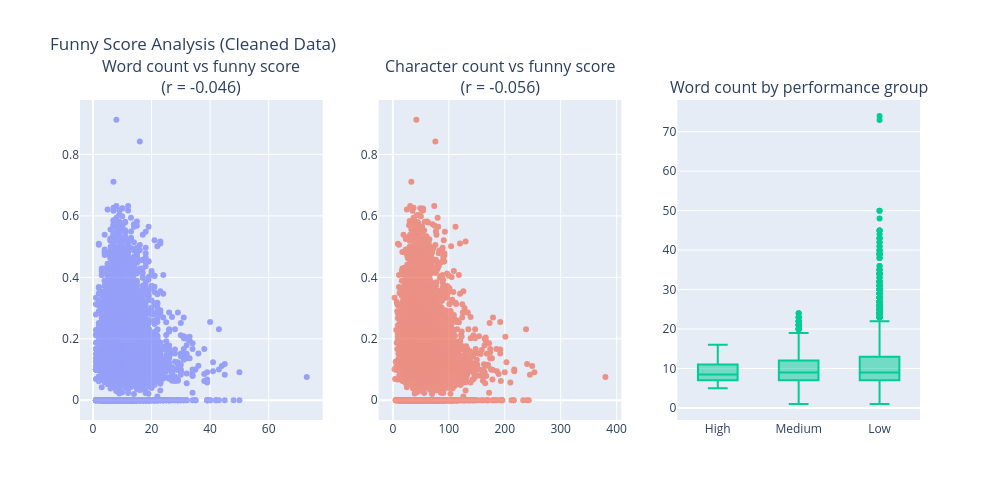

Notebook cell for this chart:
### Code cell
# Create 1 row × 3 column subplot figure
fig = make_subplots(
    rows=1,
    cols=3,
    subplot_titles=(
        f"Word count vs funny score<br>(r = {corr_word_score:.3f})",
        f"Character count vs funny score<br>(r = {corr_char_score:.3f})",
        "Word count by performance group"
    )
)

# --- Subplot 1: Scatter (word count vs funny score) ---
fig.add_trace(
    go.Scatter(
        x=df_filtered['word_counts'],
        y=df_filtered['success_metric'],
        mode='markers',
        opacity=0.6,
        name="Word count",
        hovertemplate='Word Count: %{x}<br>Funny Score: %{y:.3f}<extra></extra>'
    ),
    row=1, col=1
)

# --- Subplot 2: Scatter (length vs funny score) ---
fig.add_trace(
    go.Scatter(
        x=df_filtered['length'],
        y=df_filtered['success_metric'],
        mode='markers',
        opacity=0.6,
        name="Length",
        hovertemplate='Length: %{x}<br>Funny Score: %{y:.3f}<extra></extra>'
    ),
    row=1, col=2
)

# --- Subplot 3: Boxplot (performance group) ---
fig.add_trace(
    go.Box(
        x=df['performance_group'],
        y=df['word_counts'],
        name="Word count by group",
        boxpoints='outliers',
        hovertemplate='Group: %{x}<br>Word Count: %{y}<extra></extra>'
    ),
    row=1, col=3
)

# Final layout adjustments
fig.update_layout(
    width=1000,
    height=500,
    title_text="Funny Score Analysis (Cleaned Data)",
    showlegend=False
)

fig.show()

### Figure 1 — Plotly figure (JSON) as saved in the notebook; plotly's stock layout.template omitted (floating-point values rounded to 4 significant figures; data arrays with more than 128 entries replaced by an {"elided": "..."} marker saying what was removed)
{"data": [{"hovertemplate": "Word Count: %{x}<br>Funny Score: %{y:.3f}<extra></extra>", "mode": "markers", "name": "Word count", "opacity": 0.6, "type": "scatter", "x": {"elided": "8862 int values"}, "xaxis": "x", "y": {"elided": "8862 float values"}, "yaxis": "y"}, {"hovertemplate": "Length: %{x}<br>Funny Score: %{y:.3f}<extra></extra>", "mode": "markers", "name": "Length", "opacity": 0.6, "type": "scatter", "x": {"elided": "8862 int values"}, "xaxis": "x2", "y": {"elided": "8862 float values"}, "yaxis": "y2"}, {"boxpoints": "outliers", "hovertemplate": "Group: %{x}<br>Word Count: %{y}<extra></extra>", "name": "Word count by group", "type": "box", "x": {"elided": "8863 str values"}, "xaxis": "x3", "y": {"elided": "8863 int values"}, "yaxis": "y3"}], "layout": {"annotations": [{"font": {"size": 16}, "showarrow": false, "text": "Word count vs funny score<br>(r = -0.046)", "x": 0.1444, "xanchor": "center", "xref": "paper", "y": 1, "yanchor": "bottom", "yref": "paper"}, {"font": {"size": 16}, "showarrow": false, "text": "Character count vs funny score<br>(r = -0.056)", "x": 0.5, "xanchor": "center", "xref": "paper", "y": 1, "yanchor": "bottom", "yref": "paper"}, {"font": {"size": 16}, "showarrow": false, "text": "Word count by performance group", "x": 0.8556, "xanchor": "center", "xref": "paper", "y": 1, "yanchor": "bottom", "yref": "paper"}], "height": 500, "showlegend": false, "title": {"text": "Funny Score Analysis (Cleaned Data)"}, "width": 1000, "xaxis": {"anchor": "y", "domain": [0, 0.2889]}, "xaxis2": {"anchor": "y2", "domain": [0.3556, 0.6444]}, "xaxis3": {"anchor": "y3", "domain": [0.7111, 1]}, "yaxis": {"anchor": "x", "domain": [0, 1]}, "yaxis2": {"anchor": "x2", "domain": [0, 1]}, "yaxis3": {"anchor": "x3", "domain": [0, 1]}}}
